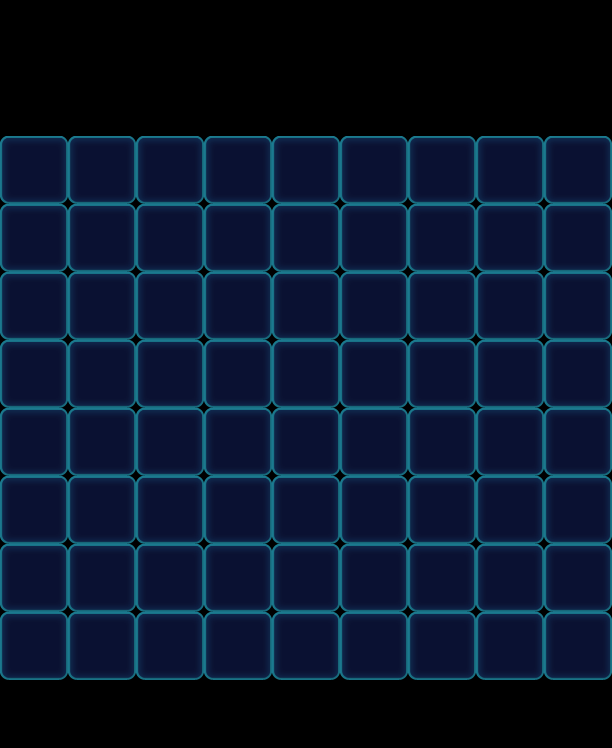

The image is a tile-based game level rendered from a .tmx file. Its description and source (layers, tilesets, objects; grid data summarised) follow:
An orthogonal 9x11 tile map with 68x68 px tiles, 1 tile layer (Valid), 2 tilesets and 45 objects (22x Mine, 9x Factory_Normal, 9x Factory_Mineral, 5x MineDiamond).

<map version="1.0" orientation="orthogonal" width="9" height="11" tilewidth="68" tileheight="68">
 <tileset firstgid="1" name="game_grid1" tilewidth="68" tileheight="68">
  <image source="game_grid1.png" width="68" height="68" />
 </tileset>
 <tileset firstgid="2" name="map" tilewidth="68" tileheight="68">
  <image source="map.png" width="1024" height="1024" />
 </tileset>
 <layer name="Valid" width="9" height="11">
  <data>[99 cells, 72 non-empty, 1 distinct tile ids]</data>
 </layer>
 <objectgroup name="BottomObj" width="9" height="11" />
 <objectgroup name="MiddleObj" width="9" height="11">
  <object type="MineDiamond" gid="47" x="0" y="680" />
  <object type="Mine" gid="47" x="68" y="680" />
  <object type="Mine" gid="47" x="136" y="680" />
  <object type="Mine" gid="47" x="204" y="680" />
  <object type="Mine" gid="47" x="272" y="680" />
  <object type="Mine" gid="47" x="340" y="680" />
  <object type="Mine" gid="47" x="408" y="680" />
  <object type="Mine" gid="47" x="476" y="680" />
  <object type="MineDiamond" gid="47" x="544" y="680" />
  <object type="Mine" gid="47" x="0" y="612" />
  <object type="MineDiamond" gid="47" x="408" y="612" />
  <object type="Mine" gid="47" x="68" y="612" />
  <object type="Mine" gid="47" x="476" y="612" />
  <object type="MineDiamond" gid="47" x="136" y="612" />
  <object type="Mine" gid="47" x="544" y="612" />
  <object type="Mine" gid="47" x="204" y="612" />
  <object type="Mine" gid="47" x="272" y="612" />
  <object type="Mine" gid="47" x="340" y="612" />
  <object type="Mine" gid="47" x="0" y="544" />
  <object type="Mine" gid="47" x="408" y="544" />
  <object type="Mine" gid="47" x="68" y="544" />
  <object type="Mine" gid="47" x="476" y="544" />
  <object type="Mine" gid="47" x="136" y="544" />
  <object type="MineDiamond" gid="47" x="544" y="544" />
  <object type="Mine" gid="47" x="204" y="544" />
  <object type="Mine" gid="47" x="272" y="544" />
  <object type="Mine" gid="47" x="340" y="544" />
 </objectgroup>
 <objectgroup color="#000000" name="TopObj" width="9" height="11">
  <object name="10" type="Factory_Normal" x="0" y="68" width="68" height="68">
   <properties>
    <property name="FactoryColorsConfig" value="Blue,Green,Yellow,Pink" />
   </properties>
  </object>
  <object name="10" type="Factory_Mineral" x="0" y="680" width="68" height="68">
   <properties>
    <property name="MineDeep" value="3" />
    <property name="MineHeight" value="2" />
   </properties>
  </object>
  <object name="10" type="Factory_Mineral" x="68" y="680" width="68" height="68">
   <properties>
    <property name="MineDeep" value="3" />
    <property name="MineHeight" value="2" />
   </properties>
  </object>
  <object name="10" type="Factory_Mineral" x="204" y="680" width="68" height="68">
   <properties>
    <property name="MineDeep" value="3" />
    <property name="MineHeight" value="2" />
   </properties>
  </object>
  <object name="10" type="Factory_Mineral" x="136" y="680" width="68" height="68">
   <properties>
    <property name="MineDeep" value="3" />
    <property name="MineHeight" value="2" />
   </properties>
  </object>
  <object name="10" type="Factory_Mineral" x="340" y="680" width="68" height="68">
   <properties>
    <property name="MineDeep" value="3" />
    <property name="MineHeight" value="2" />
   </properties>
  </object>
  <object name="10" type="Factory_Mineral" x="272" y="680" width="68" height="68">
   <properties>
    <property name="MineDeep" value="3" />
    <property name="MineHeight" value="2" />
   </properties>
  </object>
  <object name="10" type="Factory_Mineral" x="476" y="680" width="68" height="68">
   <properties>
    <property name="MineDeep" value="3" />
    <property name="MineHeight" value="2" />
   </properties>
  </object>
  <object name="10" type="Factory_Mineral" x="408" y="680" width="68" height="68">
   <properties>
    <property name="MineDeep" value="3" />
    <property name="MineHeight" value="2" />
   </properties>
  </object>
  <object name="10" type="Factory_Mineral" x="544" y="680" width="68" height="68">
   <properties>
    <property name="MineDeep" value="3" />
    <property name="MineHeight" value="2" />
   </properties>
  </object>
  <object name="10" type="Factory_Normal" x="68" y="68" width="68" height="68">
   <properties>
    <property name="FactoryColorsConfig" value="Blue,Green,Yellow,Pink" />
   </properties>
  </object>
  <object name="10" type="Factory_Normal" x="136" y="68" width="68" height="68">
   <properties>
    <property name="FactoryColorsConfig" value="Blue,Green,Yellow,Pink" />
   </properties>
  </object>
  <object name="10" type="Factory_Normal" x="204" y="68" width="68" height="68">
   <properties>
    <property name="FactoryColorsConfig" value="Blue,Green,Yellow,Pink" />
   </properties>
  </object>
  <object name="10" type="Factory_Normal" x="272" y="68" width="68" height="68">
   <properties>
    <property name="FactoryColorsConfig" value="Blue,Green,Yellow,Pink" />
   </properties>
  </object>
  <object name="10" type="Factory_Normal" x="340" y="68" width="68" height="68">
   <properties>
    <property name="FactoryColorsConfig" value="Blue,Green,Yellow,Pink" />
   </properties>
  </object>
  <object name="10" type="Factory_Normal" x="408" y="68" width="68" height="68">
   <properties>
    <property name="FactoryColorsConfig" value="Blue,Green,Yellow,Pink" />
   </properties>
  </object>
  <object name="10" type="Factory_Normal" x="476" y="68" width="68" height="68">
   <properties>
    <property name="FactoryColorsConfig" value="Blue,Green,Yellow,Pink" />
   </properties>
  </object>
  <object name="10" type="Factory_Normal" x="544" y="68" width="68" height="68">
   <properties>
    <property name="FactoryColorsConfig" value="Blue,Green,Yellow,Pink" />
   </properties>
  </object>
 </objectgroup>
</map>
